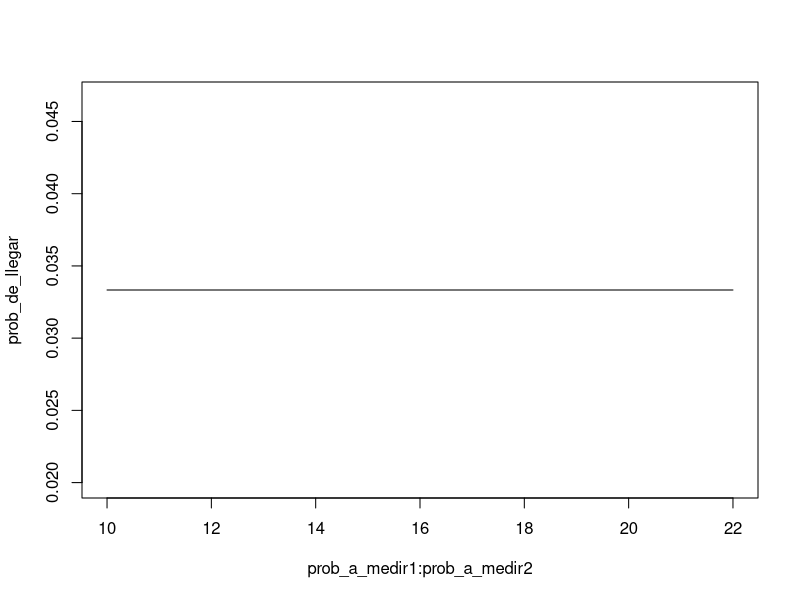
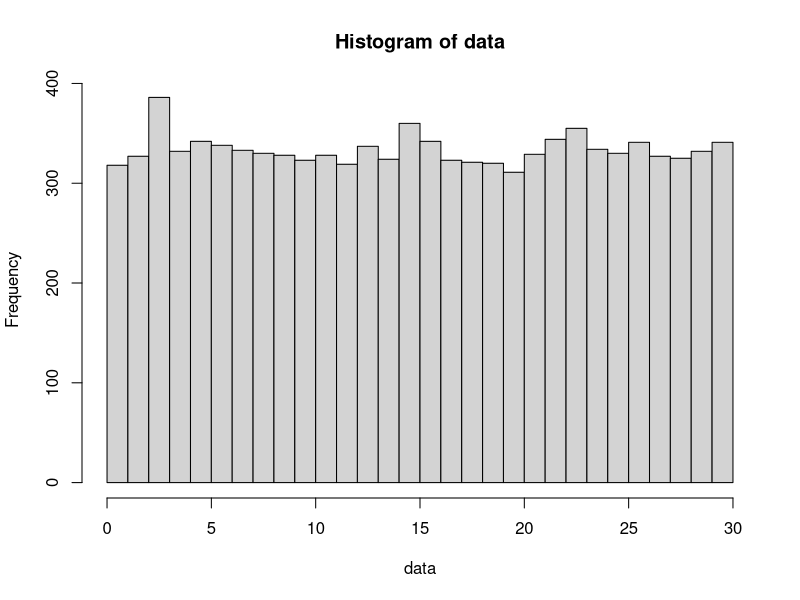
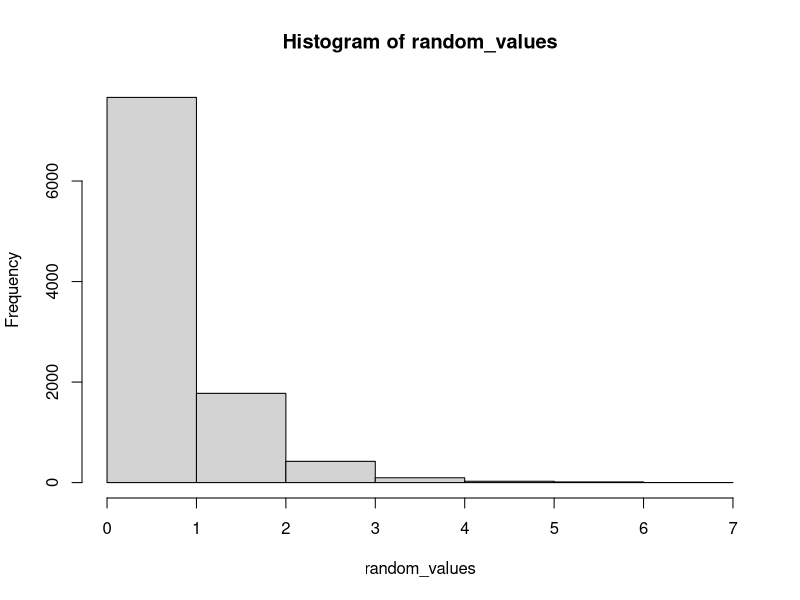
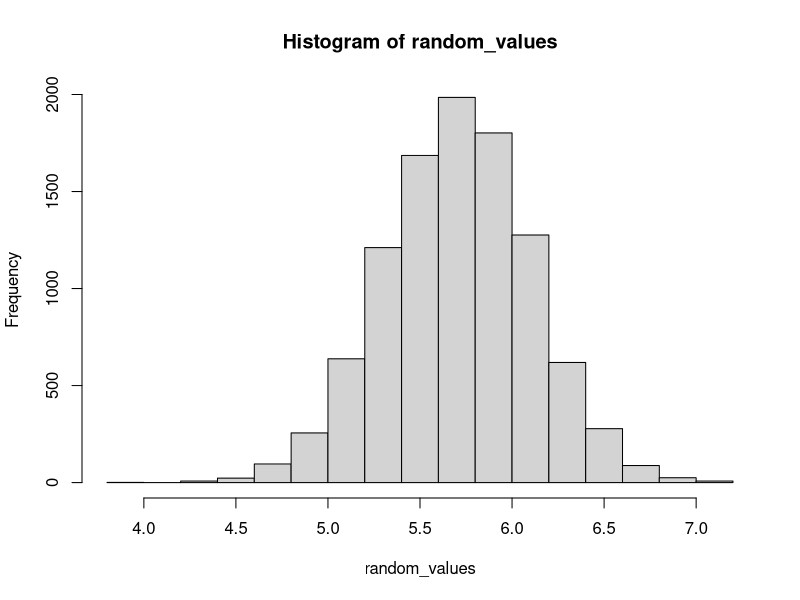

Generate these figures, in order, with R:
## ---- chunk 1

#La distribucion uniforme sirve para medir la probabilidad de eventos que de una forma uniforme y no variante

#Por ejemplo imaginemos que hay un tren que su hora de llegada se distribuye de manera uniforme entre 10:00AM y 10:30AM, osea existe la misma probabilidad de que llegue en cualquiera de los intervalos entre 10:00AM y 10:30AM y entonces queremos medir entonces la probabilidad de que el tren llegue JUSTAMENTE a la 10:12AM

a = 0 #El inicio del intervalo
b = 30 #El final del intervalo
prob_a_medir = 12

prob_de_llegar = dunif(prob_a_medir, min = a, max = b)
prob_de_llegar*100  #Aqui podemos ver que hay una probabilidad de 3.33% de que llegue JUSTAMENTE a las 10:12AM

####

#Ahora vamos a medir cual es la probabilidad de que llegue JUSTAMENTE entre 10:10AM a 10:22AM

a = 0 #El inicio del intervalo
b = 30 #El final del intervalo

prob_a_medir1 = 10
prob_a_medir2 = 22

prob_de_llegar = dunif(prob_a_medir1, min = a, max = b) #Primero debemos hacer nuestra conversion normal pero SOLO con 1 de los intervalos(pudo haber sido cualquiera)

prob_de_llegar = prob_de_llegar*(prob_a_medir2-prob_a_medir1) #Luegos simplemente lo multiplicamos por el intervalo de 10 hasta 22 osea 12

prob_de_llegar*100  #Aqui podemos ver que hay una probabilidad de un 40% de que llegue JUSTAMENTE entre 10:10AM a 10:22AM.

####

#Ahora si quisieramos graficar la operacion anterior seria de la siguiente manera

a = 0 #El inicio del intervalo
b = 30 #El final del intervalo

prob_a_medir1 = 10
prob_a_medir2 = 22

prob_de_llegar = dunif(prob_a_medir1:prob_a_medir2, min = a, max = b) 

plot(prob_a_medir1:prob_a_medir2,prob_de_llegar,type = "l") #Aqui vemos como es igual de probable que llegue en cualquiera de los puntos de 10 al 12, por eso lo unico que debemos hacer es sumarlos todos

####

#Ahora si quisieramos medir la probabilidad de que llegue a las 10:07 o antes

a = 0 #El inicio del intervalo
b = 30 #El final del intervalo

prob_a_medir = 7

prob_de_llegar_acum = punif(prob_a_medir, min = a, max = b) 

prob_de_llegar_acum*100 #Ahi un 23% de que llegue a las 10:07 o antes

####

#Ahora si quisieramos medir sus cuantiles

a = 0 #El inicio del intervalo
b = 30 #El final del intervalo

qunif(0.5, a, b)
qunif(0.75, a, b)

####

#Ahora si quisieramos hacer un experimento donde realicemos este experimento 10000 veces

a = 0 #El inicio del intervalo
b = 30 #El final del intervalo

cant_experimentos = 10000

runif(cant_experimentos, a, b) -> data

hist(data,breaks=b-a) #Aqui vemos como practicamente es igual de probable de que el tren llegue en cualquiera de los intervalos entre 10:00AM a 10:30AM

## ---- chunk 2

#La distribucion exponencial mide la probabilidad de un evento que su comportamiento se distribuye de forma exponencial

#Supongamos que el tiempo de servicio en un banco se modeliza por una variable aleatoria con distribución exponencial de razón de que atienden 10 clientes por cada 7 minutos.

#Calcular la probabilidad de que un cliente sea servido JUSTAMENTE en 2 minutos

prob_comport = 10/7 

prob_a_medir = 2

prob_exp = dexp(prob_a_medir,prob_comport)*100

prob_exp #Hay una probabilidad de un 8% de que el cliente sea atentido JUSTAMENTE en 2 minutos

####

#Calcular la probabilidad de que un cliente sea atentido en 3 minutos o antes


prob_comport = 10/7 

prob_a_medir = 3 

prob_exp_acum = pexp(prob_a_medir,prob_comport)*100

prob_exp_acum #Hay una probabilidad de un 98.62% de que un cliente sea atentido en 3 minutos o antes

####

#Cual es la probabilidad de que un cliente tenga que esperar mas de 1 minuto

prob_comport = 10/7 

prob_a_medir = 1 # El tiempo a medir 

prob_exp_acum = (1-pexp(prob_a_medir,prob_comport) )*100

prob_exp_acum #Hay una probabilidad de un 24% de un cliente tenga que esperar mas de 1 minuto

####

#Digamos que queremos hacer este experimiento 10000 veces

prob_comport = 10/7

cant_experimentos = 10000

random_values = rexp(cant_experimentos,prob_comport)

hist(random_values,breaks = 7)

#Aqui vemos como la gran mayoria de los clientes siempre seran atentidos antes de que pase 1 minuto

## ---- chunk 3

#La distribucion normal mide la probabilidad de que una variable se comporte de forma "normal" osea la gran mayoria de sus resultados se encuentran en torno a la media y la minoria en los extremos

#Imaginemos que en una ciudad, la altura de sus habitantes se suele distribuir de forma normal con una media de 5.7 pulgadas y una desviacion estandar de 0.4 

#Calcula la probabilidad de que una persona mida 5.3 pulgadas

mu = 5.7
sd = 0.4
prob_a_medir = 5.2

prob_normal = dnorm(prob_a_medir, mu, sd)
prob_normal*100 #Hay una probabilidad de un 45% de que una persona mida 5.3 pulgadas

####

#Cual es la probababilidad de que haya personas con mas de 6.5 pulgadas

mu = 5.7
sd = 0.4
prob_a_medir = 6.5

prob_normal_acum = 1 - pnorm(prob_a_medir, mu, sd)
prob_normal_acum*100 #Hay una probabilidad de solo un 2.27% de que haya personas con mas de 6.5 pulgadas


####

#Calcula cual es la probabilidad de encontrarnos con personas de 5.0 a 6.6

mu = 5.7
sd = 0.4
prob_a_medir1 = 5.0
prob_a_medir2 = 6.6

prob_normal_acum1 = pnorm(prob_a_medir1, mu, sd)

prob_normal_acum2 = pnorm(prob_a_medir2, mu, sd)

prob_normal_interval = prob_normal_acum2 - prob_normal_acum1

prob_normal_interval #Aqui vemos que es un 94.77%

####

#Digamos que queremos repetir el experimento 10000 veces

mu = 5.7
sd = 0.4
cant_experimentos = 10000


random_values = rnorm(cant_experimentos, mu, sd)

hist(random_values,breaks = 14) #Aqui vemos como la grafica tiene una estructura perfectamente normal


